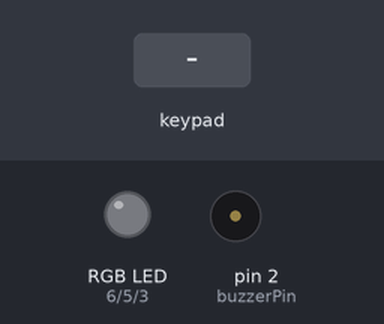
This sketch was run on a simulated Arduino Uno, built with avr-gcc and run on an emulated ATmega328P. Shown: an RGB LED mixed from three pins (HIGH = lit), buzzer (waves = sounding). Dashed ring = blinking. Inputs (shaded band) come from the test bench. What the sketch prints to the serial monitor is not drawn.

Above: at 1.2 s.
1.3 s: keypad keys 1 3 1 2 1 1 1 0 pressed 0.4 s apart
At 3.6 s:
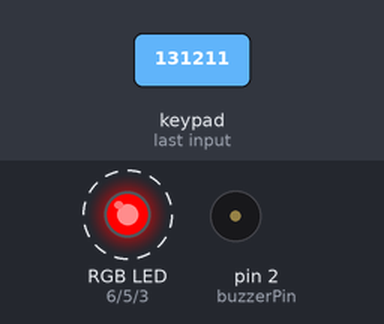
7.5 s: keypad keys 9 6 9 4 pressed 0.4 s apart
At 9.1 s:
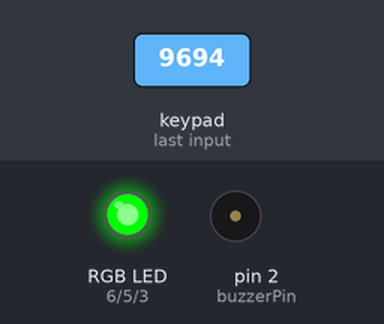
12.1 s: key 'A' pressed
13.6 s: key 'B' pressed
15.1 s: key 'C' pressed
16.6 s: key '1' pressed
At 16.85 s:
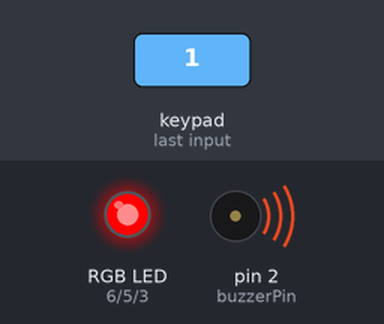
Timing chart, 0 to 20.1 s (numbered marks = the images above; inputs shaded):
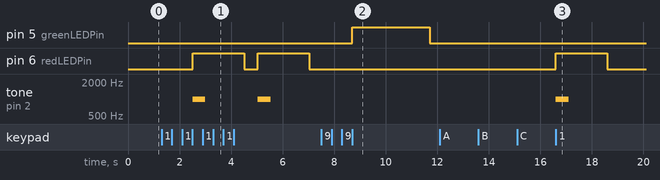

Measured:
- after the input at 1.3 s, pin 6 (redLEDPin): alternates HIGH for 2.0 s and LOW for 0.54 s, starting after 1.2 s; tone on pin 2 (buzzerPin): alternates 1000 Hz for 0.50 s and silent for 2.0 s, starting after 1.2 s
- after the input at 7.5 s, pin 5 (greenLEDPin): LOW → HIGH after 1.2 s, → LOW 3.0 s later
- after the input at 12.1 s, every drawn part: stays the same
- after the input at 13.6 s, every drawn part: stays the same
- after the input at 15.1 s, every drawn part: stays the same
- after the input at 16.6 s, pin 6 (redLEDPin): LOW → HIGH at once, → LOW 2.0 s later; tone on pin 2 (buzzerPin): silent → 1000 Hz at once, → silent 0.50 s later

The sketch:

keypad.ino
```cpp
// Include libraries
#include <Keypad.h>

// Constants are read-only and do not change. Row and column count is defined here. 4x4 for my keypad.
const byte ROWS = 4;
const byte COLS = 4;

// Buzzer pin number is defined here.
const int buzzerPin = 2;

// LED Pin numbers are defined here.
const byte redLEDPin= 6;
const byte greenLEDPin = 5;
const byte blueLEDPin = 3;

// Variable for button state. This will change.
byte buttonState = 0;         // button status

// Password length. 4 characters + null = a total of 5.
#define Password_Length 5

char Data[Password_Length];
char pass[Password_Length] = "9694"; // Password is defined here.
byte data_count = 0;
bool Pass_is_good;
char customKey;

// Button layout. Characters here, match the layout of the keypad.
char hexaKeys[ROWS][COLS] = {
  {'1', '2', '3', 'A'},
  {'4', '5', '6', 'B'},
  {'7', '8', '9', 'C'},
  {'*', '0', '#', 'D'}
};

// Pin numbers for keypad.
byte rowPins[ROWS] = {13, 12, 11, 10};
byte colPins[COLS] = {9, 8, 7, 4};

Keypad customKeypad = Keypad(makeKeymap(hexaKeys), rowPins, colPins, ROWS, COLS);


// ---------------------- setup ---------------------------

void setup() {

  // Data rate for serial data transmission. 9600 bits per second.
  Serial.begin(9600);

  // Initialize RGB LED pins as output
  pinMode(redLEDPin, OUTPUT);
  pinMode(greenLEDPin, OUTPUT);
  pinMode(blueLEDPin, OUTPUT);
  pinMode(buzzerPin, OUTPUT);
}

// ------------------ loop starts here ---------------------

void loop(){

  customKey = customKeypad.getKey();

  // If a key is pressed,
  if (customKey){
    // Add that key's value to data_count
    Data[data_count] = customKey;
    // Print the current data_count string to serial
    Serial.print(Data[data_count]);
    data_count++;
  }

  // If the keypad has been pressed 4 times, then run the next if-statement
  if(data_count == Password_Length-1){

    // If Data and pass strings are equal, then !strcmp returns a 1, which = TRUE, then...
    if(!strcmp(Data, pass)){

      Serial.println(); Serial.println("Correct password"); // Print line to serial
      setColor(0, 255, 0); // Set the RGB LED to green
      delay(3000); // Wait 3 seconds
      setColor(0, 0, 0);  // Set the RGB LED off
    }

    else {
        Serial.println(); Serial.println("Wrong password"); // Print line to serial
        setColor(255, 0, 0); // Set the RGB LED to red
        tone(buzzerPin, 1000, 500); // Buzz the buzzer for 500 milliseconds in the frequency of 1000.
        delay(2000); // Wait for 2 seconds
        setColor(0, 0, 0);  // Set the RGB LED off
   }

   clearData(); // Clear data from serial
  }
}

//---------------------- loop ends here ----------------------

void clearData(){
  while(data_count !=0){ // While data_count is not equal to 0
    Data[data_count--] = 0; // Set data_count length to 0.
  }
  return;
}

// Brightness of the LEDs or the duty cycle of the PWM signal created by analowWrite() function. Values can vary from 0 to 255. 255 for maximum brightness.
void setColor(int redLEDValue, int greenLEDValue, int blueLEDValue) {
  analogWrite(redLEDPin, redLEDValue);
  analogWrite(greenLEDPin, greenLEDValue);
  analogWrite(blueLEDPin, blueLEDValue);
}
```
